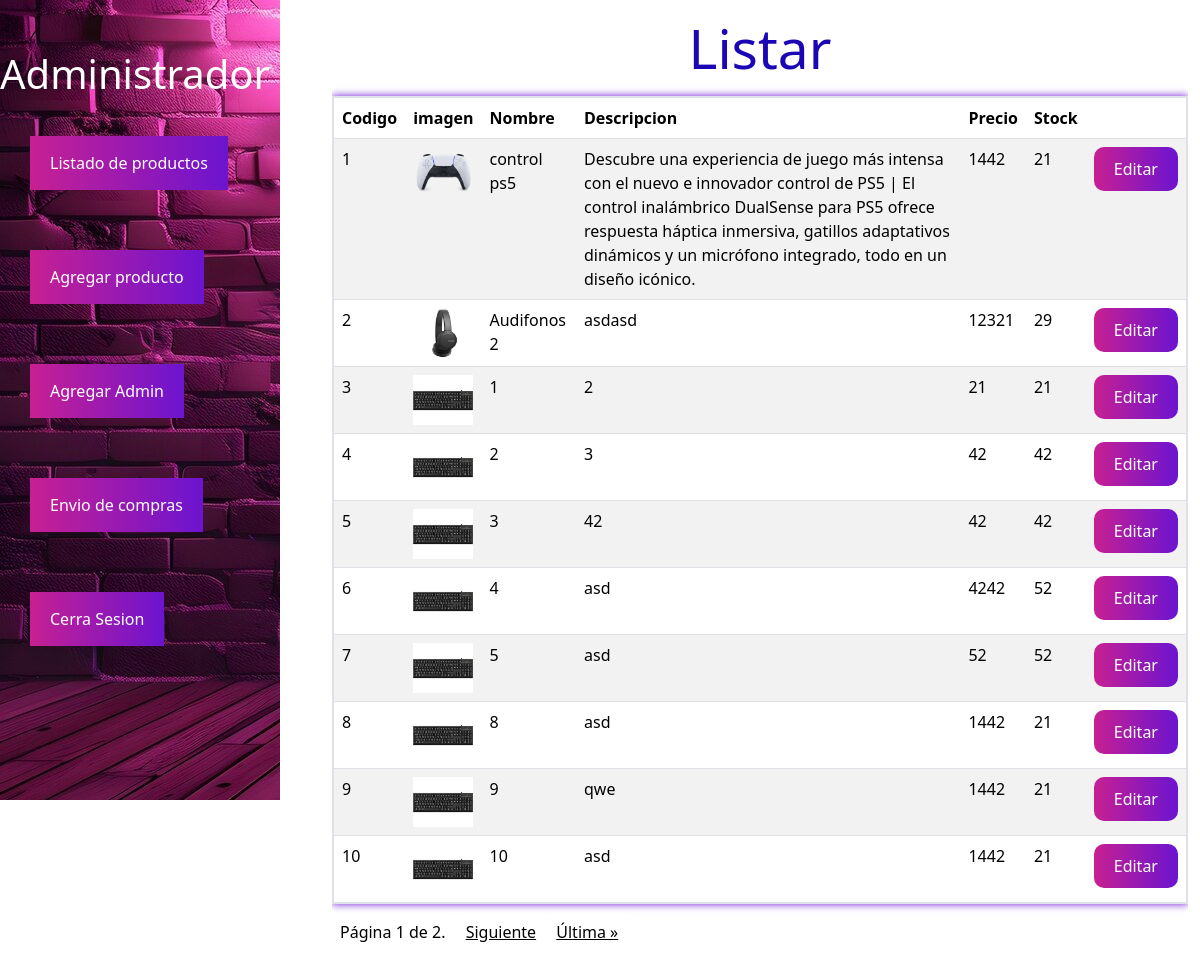
Before: /productos/ (signed in) with the older database file.
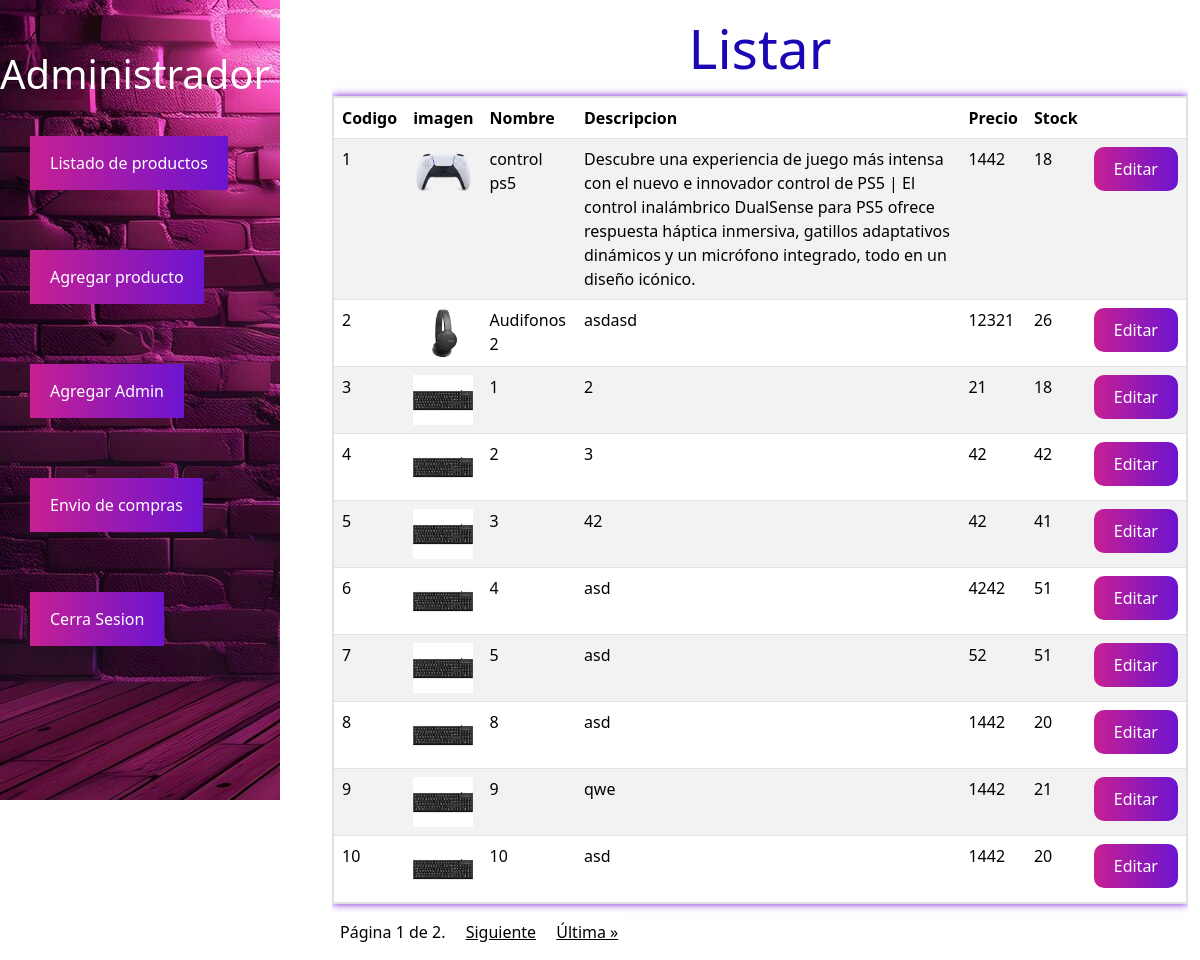
After: the same page with the newer database file.
### modulos/productos/models.py (models this page shows)
class Producto(models.Model):
    nombre = models.CharField(max_length=30)
    descripcion = models.TextField()
    imagen = models.ImageField(upload_to='productos',null=True)
    precio = models.IntegerField(validators=[MinValueValidator(1)])
    stock= models.SmallIntegerField(validators=[MinValueValidator(1)])
    categoria = models.CharField(max_length=20, choices=categorias)

### modulos/productos/views.py (the view)
# urls.py: path('', views.listarProd,name="listar"),
@login_required
def listarProd(request):
    productos = Producto.objects.all()
    paginator = Paginator(productos, 10)  # Divide los productos en páginas de 6 elementos cada una
    page_number = request.GET.get('page')  # Obtiene el número de página actual desde la URL
    page_obj = paginator.get_page(page_number)  # Obtiene la página actual
    datos = {
        'page_obj': page_obj
    }
    return render(request, 'productos/listar.html', datos)

### templates/productos/listar.html (shortened to what this page needs)
{% extends '../base/base2.html' %}
{% block content %}
<div class="table">
    <div class="table-responsive">
        <table class="table table-striped">
            <h1 class="text-center">Listar</h1>
            <thead>
                <tr>
                    <th>Codigo</th>
                    <th>imagen</th>
                    <th>Nombre</th>
                    <th>Descripcion</th>
                    <th>Precio</th>
                    <th>Stock</th>
                </tr>
            </thead>
            <tbody>
                {% for producto in page_obj %}
                <tr>
                    <td>{{producto.id}}</td>
                    <td>{% if producto.imagen %} <img src="{{producto.imagen.url}}"></td>
                    {% endif %}
                    <td>{{producto.nombre}}</td>
                    <td>{{producto.descripcion}}</td>
                    <td>{{producto.precio}}</td>
                    <td>{{producto.stock}}</td>
                    <td>
                        <a href="{% url 'editar' producto.id %}" class="btnEditar">Editar</a>
                    </td>
                </tr>
                {% endfor %}
            </tbody>
        </table>
    </div>
    <div class="pagination">
        <span class="step-links">
            <span class="current">Página {{ page_obj.number }} de {{ page_obj.paginator.num_pages }}.</span>
            {% if page_obj.has_next %}
            <a href="?page={{ page_obj.next_page_number }}" class="pagination-link">Siguiente</a>
            <a href="?page={{ page_obj.paginator.num_pages }}" class="pagination-link">Última &raquo;</a>
            {% endif %}
        </span>
    </div>
</div>
{% endblock %}

Changed rows visible on the page:
changed Producto "control ps5": stock "21" → "18"
changed Producto "Audifonos 2": stock "29" → "26"
changed Producto id 3: stock "21" → "18"
changed Producto id 5: stock "42" → "41"
changed Producto id 6: stock "52" → "51"
changed Producto id 7: stock "52" → "51"
changed Producto id 8: stock "21" → "20"
changed Producto id 10: stock "21" → "20"
